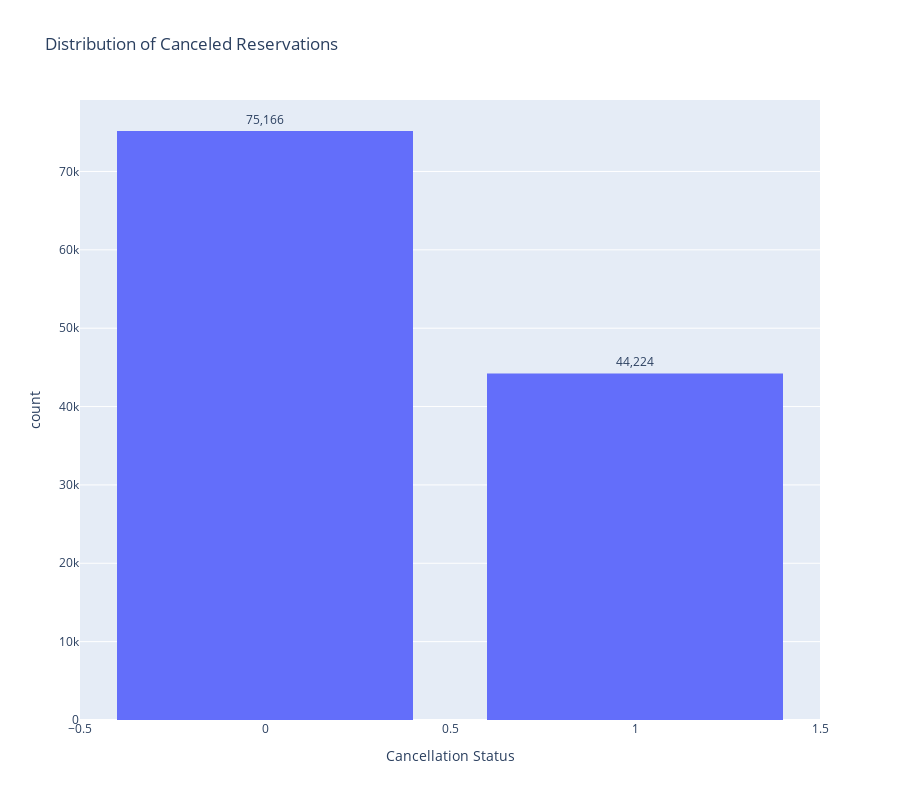

Here is the notebook cell this chart was saved with:
### Code cell
fig = px.histogram(df, x='is_canceled', title='Distribution of Canceled Reservations', 
                   labels={'is_canceled': 'Cancellation Status'},
                   nbins=2,  
                   width=900, height=800)

# Get counts for each category
counts = df['is_canceled'].value_counts()

# Add data labels with formatted counts
fig.update_traces(text=counts.apply(lambda x: f'{x:,.0f}'),
                  textposition='outside',  # Display text outside the bars
                  )

# Adjust the bargap between bars
fig.update_layout(bargap=0.2)

fig.show()

### Figure 1 — Plotly figure (JSON) as saved in the notebook; plotly's stock layout.template omitted (floating-point values rounded to 4 significant figures; data arrays with more than 128 entries replaced by an {"elided": "..."} marker saying what was removed)
{"data": [{"alignmentgroup": "True", "bingroup": "x", "hovertemplate": "Cancellation Status=%{x}<br>count=%{y}<extra></extra>", "legendgroup": "", "marker": {"color": "#636efa", "pattern": {"shape": ""}}, "name": "", "nbinsx": 2, "offsetgroup": "", "orientation": "v", "showlegend": false, "text": ["75,166", "44,224"], "textposition": "outside", "type": "histogram", "x": {"elided": "119390 int values"}, "xaxis": "x", "yaxis": "y"}], "layout": {"bargap": 0.2, "barmode": "relative", "height": 800, "legend": {"tracegroupgap": 0}, "title": {"text": "Distribution of Canceled Reservations"}, "width": 900, "xaxis": {"anchor": "y", "domain": [0, 1], "title": {"text": "Cancellation Status"}}, "yaxis": {"anchor": "x", "domain": [0, 1], "title": {"text": "count"}}}}
